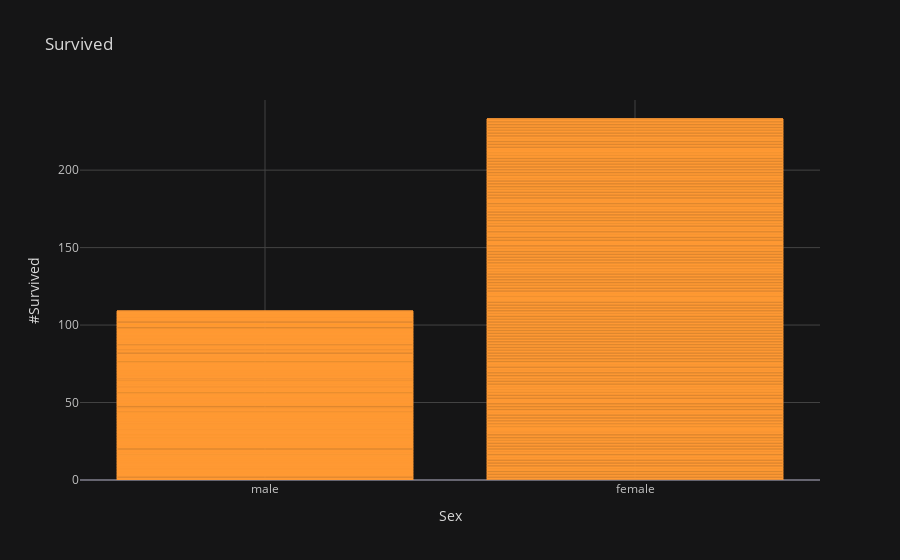

Here is the notebook cell this chart was saved with:
### Code cell
titanic.iplot(kind='bar',x='sex',y='survived',title='Survived',xTitle='Sex',yTitle='#Survived')

### Figure 1 — Plotly figure (JSON) as saved in the notebook; plotly's stock layout.template omitted (floating-point values rounded to 4 significant figures; data arrays with more than 128 entries replaced by an {"elided": "..."} marker saying what was removed)
{"data": [{"marker": {"color": "rgba(255, 153, 51, 0.6)", "line": {"color": "rgba(255, 153, 51, 1.0)", "width": 1}}, "name": "survived", "orientation": "v", "text": "", "type": "bar", "x": {"elided": "891 str values"}, "y": {"elided": "891 int values"}}], "layout": {"legend": {"bgcolor": "#151516", "font": {"color": "#D9D9D9"}}, "paper_bgcolor": "#151516", "plot_bgcolor": "#151516", "title": {"font": {"color": "#D9D9D9"}, "text": "Survived"}, "xaxis": {"gridcolor": "#434343", "showgrid": true, "tickfont": {"color": "#C2C2C2"}, "title": {"font": {"color": "#D9D9D9"}, "text": "Sex"}, "zerolinecolor": "#666570"}, "yaxis": {"gridcolor": "#434343", "showgrid": true, "tickfont": {"color": "#C2C2C2"}, "title": {"font": {"color": "#D9D9D9"}, "text": "#Survived"}, "zerolinecolor": "#666570"}}}
